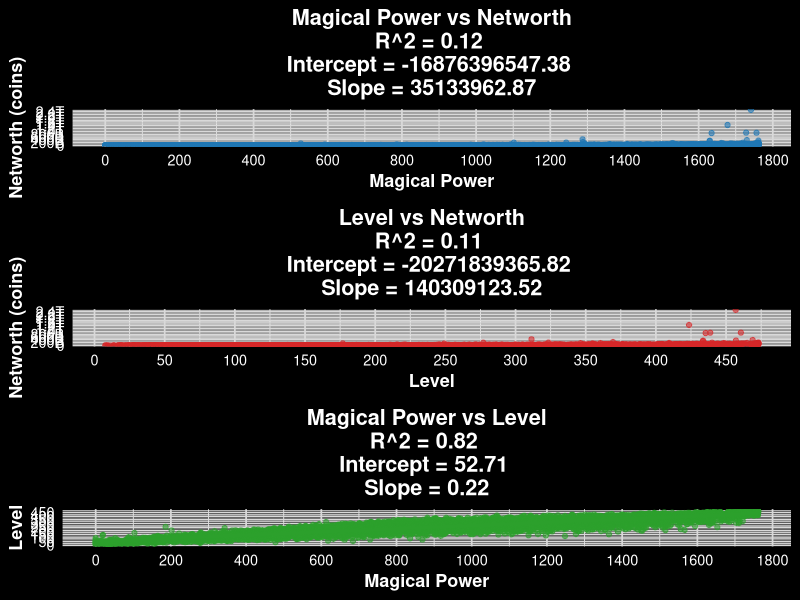
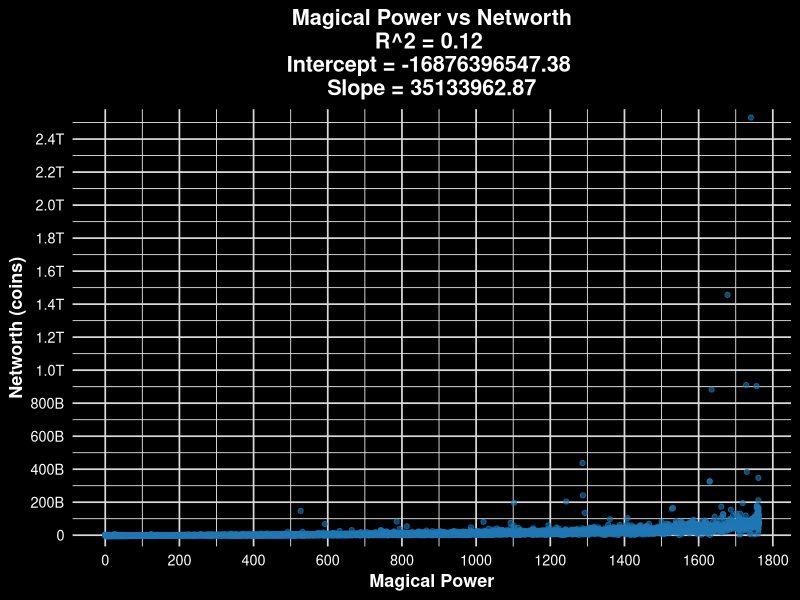
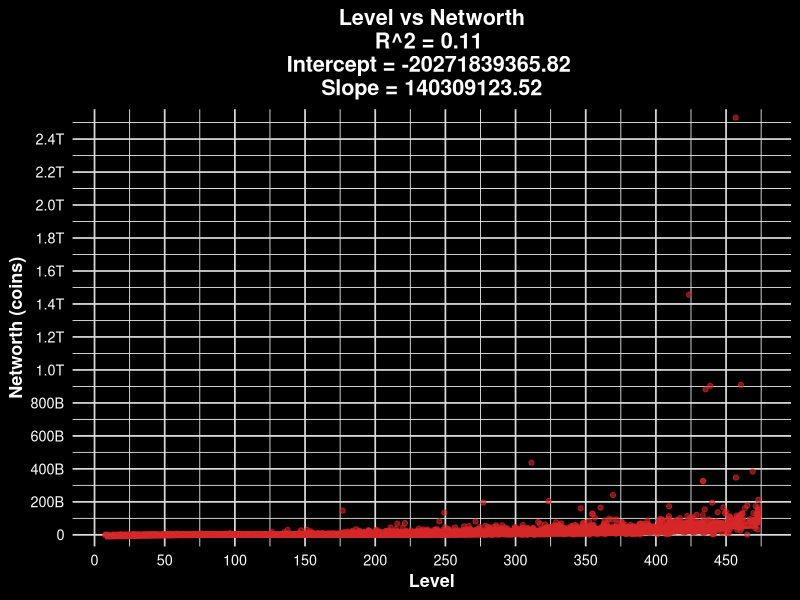
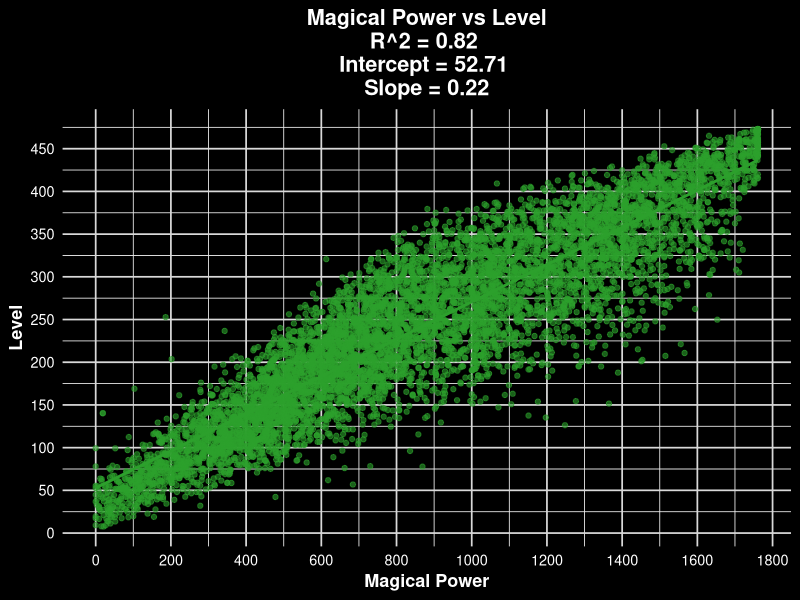

The R script that drew these images, in order:
library(ggplot2)
library(gridExtra)
library(scales)
library(broom)

plotDataFromCSV <- function() {
    data <- read.csv("player_data.csv", stringsAsFactors = FALSE)    
    data$networth <- as.numeric(gsub("[^0-9.]", "", data$networth))
    
    y_fmt <- scale_y_continuous(
        breaks = scales::pretty_breaks(n = 10),
        labels = label_number(scale_cut = cut_short_scale()),
        expand = expansion(mult = c(0.02, 0.02))
    )
    
    x_fmt <- scale_x_continuous(
        breaks = scales::pretty_breaks(n = 10)
    )
    
    common_theme <- theme_minimal(base_size = 13) +
        theme(
            plot.title  = element_text(hjust = 0.5, face = "bold", color = "white"),
            axis.title  = element_text(face = "bold", color = "white"),
            axis.text   = element_text(color = "white"),
            panel.grid.major = element_line(color = "grey85"),
            panel.background = element_rect(fill = "black"),
            plot.background = element_rect(fill = "black")
        )

    lm1 <- lm(networth ~ magical_power, data = data)
    lm1_summary <- summary(lm1)
    lm1_coeffs <- tidy(lm1)

    p1 <- ggplot(data, aes(x = magical_power, y = networth)) +
        geom_point(alpha = 0.6, color = "#1f77b4") +
        geom_smooth(method = "lm", se = FALSE, color = "#1f77b4") +
        labs(
            title = paste("Magical Power vs Networth\nR^2 =", round(lm1_summary$r.squared, 2), 
                          "\nIntercept =", round(lm1_coeffs$estimate[1], 2),
                          "\nSlope =", round(lm1_coeffs$estimate[2], 2)),
            x = "Magical Power",
            y = "Networth (coins)"
        ) +
        x_fmt + y_fmt + common_theme

    lm2 <- lm(networth ~ level, data = data)
    lm2_summary <- summary(lm2)
    lm2_coeffs <- tidy(lm2)

    p2 <- ggplot(data, aes(x = level, y = networth)) +
        geom_point(alpha = 0.6, color = "#d62728") +
        geom_smooth(method = "lm", se = FALSE, color = "#d62728") +
        labs(
            title = paste("Level vs Networth\nR^2 =", round(lm2_summary$r.squared, 2),
                          "\nIntercept =", round(lm2_coeffs$estimate[1], 2),
                          "\nSlope =", round(lm2_coeffs$estimate[2], 2)),
            x = "Level",
            y = "Networth (coins)"
        ) +
        x_fmt + y_fmt + common_theme

    lm3 <- lm(level ~ magical_power, data = data)
    lm3_summary <- summary(lm3)
    lm3_coeffs <- tidy(lm3)

    p3 <- ggplot(data, aes(x = magical_power, y = level)) +
        geom_point(alpha = 0.6, color = "#2ca02c") +
        geom_smooth(method = "lm", se = FALSE, color = "#2ca02c") +
        labs(
            title = paste("Magical Power vs Level\nR^2 =", round(lm3_summary$r.squared, 2),
                          "\nIntercept =", round(lm3_coeffs$estimate[1], 2),
                          "\nSlope =", round(lm3_coeffs$estimate[2], 2)),
            x = "Magical Power",
            y = "Level"
        ) +
        x_fmt +
        scale_y_continuous(breaks = scales::pretty_breaks(n = 10)) +
        common_theme
    
    ggsave("plot1.png", p1, width = 20, height = 15, dpi = 300)
    ggsave("plot2.png", p2, width = 20, height = 15, dpi = 300)
    ggsave("plot3.png", p3, width = 20, height = 15, dpi = 300)
    
    grid.arrange(p1, p2, p3, ncol = 1)
}

plotDataFromCSV()
